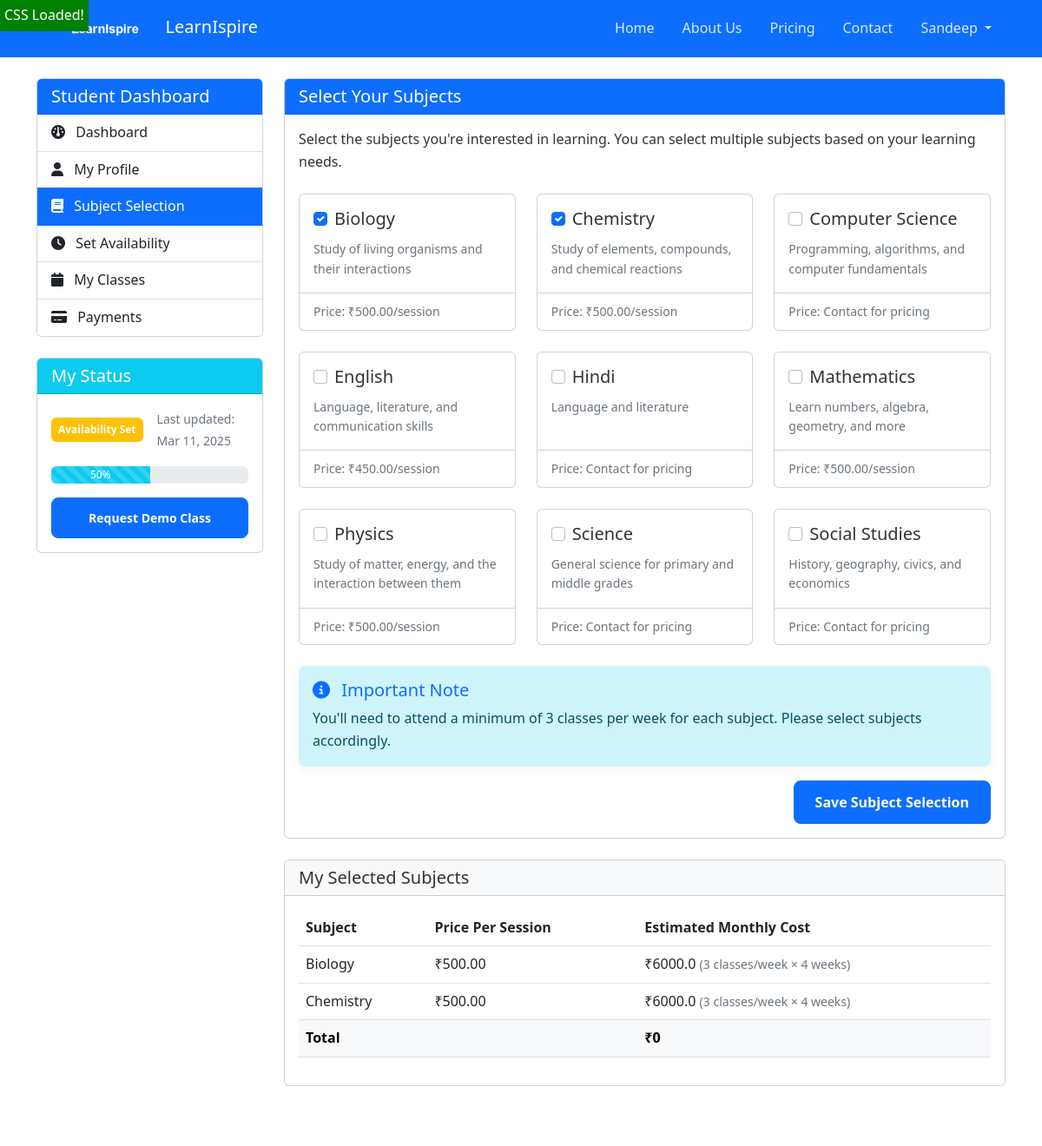
/student/subjects/ (signed in, upper part), run on an earlier commit of the app's database.
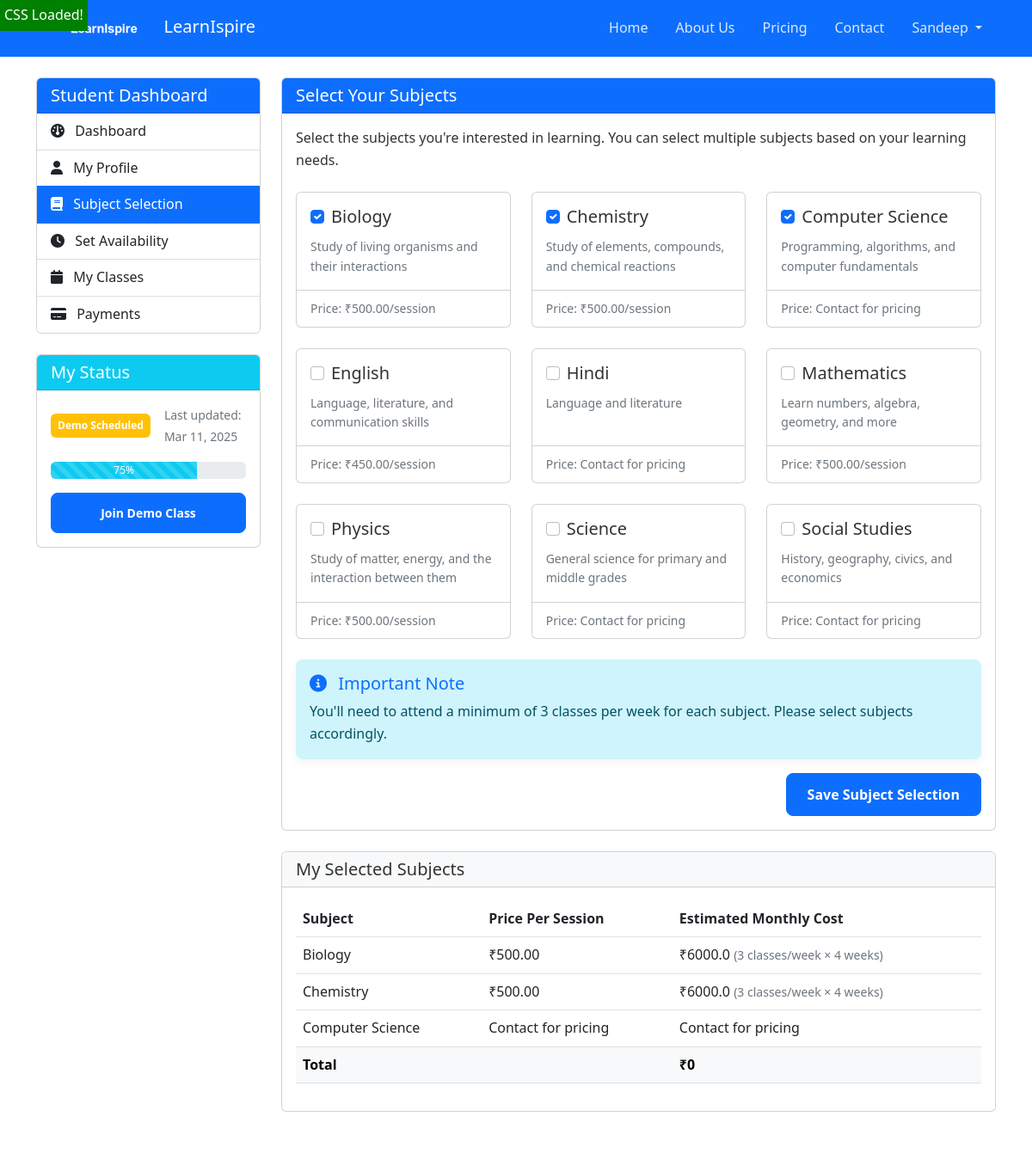
And on a later commit of the database.
### accounts/models.py (models this page shows, shortened)
class StudentProfile(models.Model):
    STUDENT_STATUS = (
        ("NEW", "New Registration"),
        ("PRICING_REQUESTED", "Pricing Requested"),
        ("AVAILABILITY_SET", "Availability Set"),
        ("DEMO_PENDING", "Demo Pending"),
        ("DEMO_SCHEDULED", "Demo Scheduled"),
        ("DEMO_ACCEPTED", "Demo Accepted"),
        ("ACTIVE", "Active"),
        ("INACTIVE", "Inactive"),
    )
    user = models.OneToOneField(
        CustomUser, on_delete=models.CASCADE, related_name="student_profile"
    )
    grade = models.ForeignKey(
        "common.Grade", on_delete=models.SET_NULL, null=True, related_name="students"
    )
    board = models.ForeignKey(
        "common.Board", on_delete=models.SET_NULL, null=True, related_name="students"
    )
    status = models.CharField(max_length=20, choices=STUDENT_STATUS, default="NEW")
    selected_subjects = models.ManyToManyField(
        "common.Subject", related_name="interested_students", blank=True
    )
    created_at = models.DateTimeField(auto_now_add=True)
    updated_at = models.DateTimeField(auto_now=True)

### common/models.py (models this page shows, shortened)
class Subject(models.Model):
    name = models.CharField(max_length=100)
    description = models.TextField(blank=True)
    icon = models.ImageField(upload_to="subject_icons/", null=True, blank=True)
    is_active = models.BooleanField(default=True)
    class Meta:
        ordering = ["name"]

class PricingRule(models.Model):
    grade = models.ForeignKey(
        Grade, on_delete=models.CASCADE, related_name="pricing_rules"
    )
    board = models.ForeignKey(
        Board, on_delete=models.CASCADE, related_name="pricing_rules"
    )
    subject = models.ForeignKey(
        Subject, on_delete=models.CASCADE, related_name="pricing_rules"
    )
    price_per_session = models.DecimalField(max_digits=10, decimal_places=2)
    is_active = models.BooleanField(default=True)
    created_at = models.DateTimeField(auto_now_add=True)
    updated_at = models.DateTimeField(auto_now=True)
    class Meta:
        unique_together = ["grade", "board", "subject"]
        ordering = ["grade__order", "subject__name"]

### student_dashboard/views.py (the view, shortened to what this page needs)
# urls.py: path("subjects/", views.SubjectSelectionView.as_view(), name="subject_selection"),
class SubjectSelectionView(StudentAccessMixin, View):
    template_name = "student_dashboard/subject_selection.html"
    def get(self, request):
        try:
            profile = request.user.student_profile
        except StudentProfile.DoesNotExist:
            messages.error(request, "Please complete your profile first.")
            return redirect("student_dashboard:profile")
        if not profile.grade or not profile.board:
            messages.error(request, "Please select your grade and board first.")
            return redirect("student_dashboard:profile")
        subjects = Subject.objects.filter(is_active=True)
        selected_subjects = profile.selected_subjects.all()
        context = {
            "profile": profile,
            "subjects": subjects,
            "selected_subjects": selected_subjects,
        }
        return render(request, self.template_name, context)

### accounts/models.py (called while the page is built)
    @property
    def is_student(self):
        return self.role == "student"

    @property
    def is_teacher(self):
        return self.role == "teacher"

### student_dashboard/templatetags/custom_tags.py (called while the page is built)
@register.filter
def get_pricing_rule(subject, profile):
    return subject.pricing_rules.filter(grade=profile.grade, board=profile.board).first()

@register.filter
def multiply(value, arg):
    try:
        return float(value) * float(arg)
    except:
        return 0

### student_dashboard/views.py (called while the page is built)
    def dispatch(self, request, *args, **kwargs):
        if not request.user.is_student:
            messages.error(request, "Access denied. Student account required.")
            return redirect("landing:home")
        return super().dispatch(request, *args, **kwargs)

### templates/student_dashboard/subject_selection.html (shortened to what the changed rows need)
{% extends 'base.html' %}
{% load static %}
{% load custom_tags %}
{% block content %}
<div class="container py-4">
    <div class="row">
        <div class="col-md-3">
            <div class="card mb-4">
                <div class="card-body">
                    <div class="d-flex align-items-center mb-3">
                        <div class="me-3">
                            <span class="badge bg-{% if profile.status == 'ACTIVE' %}success{% else %}warning{% endif %} p-2">
                                {{ profile.get_status_display }}
                            </span>
                        </div>
                        <div>
                            <small class="text-muted">Last updated: {{ profile.updated_at|date:'M d, Y' }}</small>
                        </div>
                    </div>
                    <div class="progress mb-3" style="height: 20px;">
                        {% if profile.status == 'NEW' %}
                            <div class="progress-bar progress-bar-striped bg-info" role="progressbar" style="width: 10%">10%</div>
                        {% elif profile.status == 'PRICING_REQUESTED' %}
                            <div class="progress-bar progress-bar-striped bg-info" role="progressbar" style="width: 25%">25%</div>
                        {% elif profile.status == 'AVAILABILITY_SET' %}
                            <div class="progress-bar progress-bar-striped bg-info" role="progressbar" style="width: 50%">50%</div>
                        {% elif profile.status == 'DEMO_PENDING' %}
                            <div class="progress-bar progress-bar-striped bg-info" role="progressbar" style="width: 60%">60%</div>
                        {% elif profile.status == 'DEMO_SCHEDULED' %}
                            <div class="progress-bar progress-bar-striped bg-info" role="progressbar" style="width: 75%">75%</div>
                        {% elif profile.status == 'DEMO_ACCEPTED' %}
                            <div class="progress-bar progress-bar-striped bg-info" role="progressbar" style="width: 90%">90%</div>
                        {% elif profile.status == 'ACTIVE' %}
                            <div class="progress-bar bg-success" role="progressbar" style="width: 100%">100%</div>
                        {% else %}
                            <div class="progress-bar progress-bar-striped bg-warning" role="progressbar" style="width: 50%">50%</div>
                        {% endif %}
                    </div>
                    <div class="d-grid gap-2">
                        {% if profile.status == 'NEW' %}
                            <a href="{% url 'student_dashboard:profile' %}" class="btn btn-primary btn-sm">Complete Profile</a>
                        {% elif profile.status == 'PRICING_REQUESTED' %}
                            <a href="{% url 'student_dashboard:availability' %}" class="btn btn-primary btn-sm">Set Availability</a>
                        {% elif profile.status == 'AVAILABILITY_SET' %}
                            <a href="{% url 'student_dashboard:demo_request' %}" class="btn btn-primary btn-sm">Request Demo Class</a>
                        {% elif profile.status == 'DEMO_PENDING' %}
                            <button class="btn btn-secondary btn-sm" disabled>Demo Pending</button>
                        {% elif profile.status == 'DEMO_SCHEDULED' %}
                            <a href="{% url 'student_dashboard:classes' %}" class="btn btn-primary btn-sm">Join Demo Class</a>
                        {% elif profile.status == 'DEMO_ACCEPTED' %}
                            <a href="{% url 'student_dashboard:payments' %}" class="btn btn-primary btn-sm">Complete Payment</a>
                        {% endif %}
                    </div>
                </div>
            </div>
        </div>
        <div class="col-md-9">
            <div class="card mb-4">
                <div class="card-body">
                    {% if not profile.grade or not profile.board %}
                        <div class="alert alert-warning mb-0">
                            <h5><i class="fas fa-exclamation-triangle me-2"></i> Profile Incomplete</h5>
                            <p class="mb-0">Please <a href="{% url 'student_dashboard:profile' %}">complete your profile</a> first by selecting your grade and board before proceeding with subject selection.</p>
                        </div>
                    {% else %}
                        <form method="post" action="{% url 'student_dashboard:subject_selection' %}">
                            <div class="row row-cols-1 row-cols-md-3 g-4 mb-4">
                                {% for subject in subjects %}
                                    <div class="col">
                                        <div class="card h-100">
                                            <div class="card-body">
                                                <div class="form-check">
                                                    <input class="form-check-input" type="checkbox" name="subjects" value="{{ subject.id }}" id="subject_{{ subject.id }}"
                                                        {% if subject in selected_subjects %}checked{% endif %}>
                                                    <label class="form-check-label" for="subject_{{ subject.id }}">
                                                        <h5 class="card-title mb-1">{{ subject.name }}</h5>
                                                    </label>
                                                </div>
                                                <p class="card-text small text-muted mt-2">{{ subject.description|truncatechars:100 }}</p>
                                            </div>
                                            <div class="card-footer bg-transparent">
                                                {% with pricing_rule=subject|get_pricing_rule:profile %}
                                                    {% if pricing_rule %}
                                                        <small class="text-muted">Price: ₹{{ pricing_rule.price_per_session }}/session</small>
                                                    {% else %}
                                                        <small class="text-muted">Price: Contact for pricing</small>
                                                    {% endif %}
                                                {% endwith %}
                                            </div>
                                        </div>
                                    </div>
                                {% endfor %}
                            </div>
                        </form>
                    {% endif %}
                </div>
            </div>
            {% if selected_subjects %}
                <div class="card">
                    <div class="card-body">
                        <div class="table-responsive">
                            <table class="table table-hover">
                                <thead>
                                    <tr>
                                        <th>Subject</th>
                                        <th>Price Per Session</th>
                                        <th>Estimated Monthly Cost</th>
                                    </tr>
                                </thead>
                                <tbody>
                                    {% for subject in selected_subjects %}
                                        <tr>
                                            <td>{{ subject.name }}</td>
                                            <td>
                                                {% with pricing_rule=subject|get_pricing_rule:profile %}
                                                    {% if pricing_rule %}
                                                        ₹{{ pricing_rule.price_per_session }}
                                                    {% else %}
                                                        Contact for pricing
                                                    {% endif %}
                                                {% endwith %}
                                            </td>
                                            <td>
                                                {% with pricing_rule=subject|get_pricing_rule:profile %}
                                                    {% if pricing_rule %}
                                                        ₹{{ pricing_rule.price_per_session|multiply:12 }}
                                                        <small class="text-muted">(3 classes/week × 4 weeks)</small>
                                                    {% else %}
                                                        Contact for pricing
                                                    {% endif %}
                                                {% endwith %}
                                            </td>
                                        </tr>
                                    {% endfor %}
                                </tbody>
                                <tfoot class="table-light">
                                    <tr>
                                        <th>Total</th>
                                        <th></th>
                                        <th>
                                            {% with total_monthly=0 %}
                                                ₹{{ total_monthly }}
                                            {% endwith %}
                                        </th>
                                    </tr>
                                </tfoot>
                            </table>
                        </div>
                    </div>
                </div>
            {% endif %}
        </div>
    </div>
</div>
{% endblock %}

What changed in the data, as far as the page shows it:
changed StudentProfile: status "Availability Set" → "Demo Scheduled"
now on one of the page's lists (row unchanged): Subject: name "Computer Science"
computed for Subject "Computer Science": subjects "☐" → "☑"
Also different on the page:
text no longer shown: "50% Request Demo Class"
text now shown: "75% Join Demo Class"
